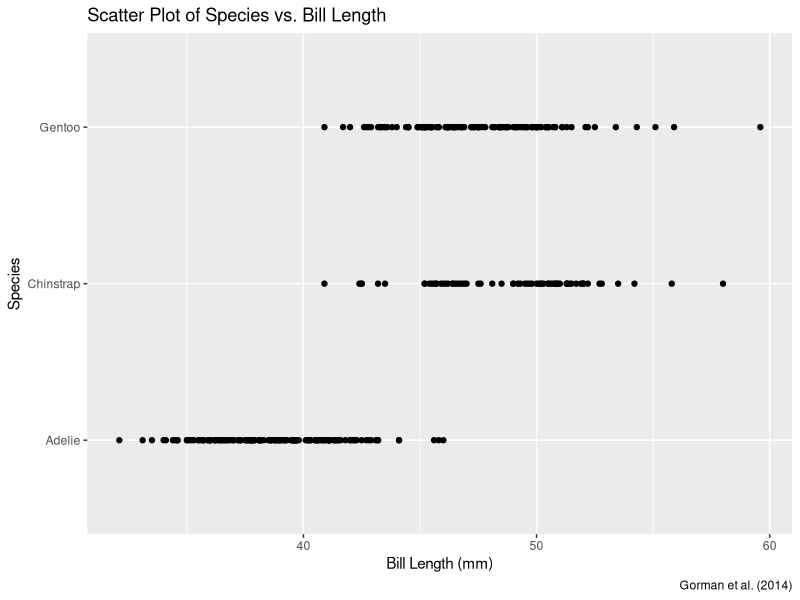
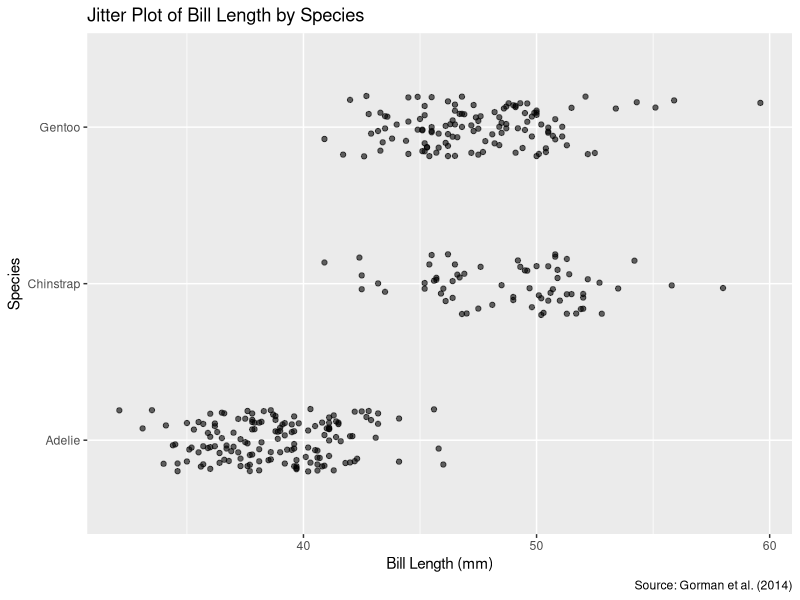

Source code (R) for these figures, in order:
## ---- chunk 1
#| label: load-libraries
#| message: false
library(tidyverse)
library(palmerpenguins)
library(ggplot2)
## ---- chunk 2
#| label: load-data
#| message: false
data("penguins", package = "palmerpenguins")
## ---- chunk 3
#| label: remove-missing
penguins_clean <- drop_na(penguins, bill_length_mm)
## ---- chunk 4
#| label: scatter-plot
#| echo: false
#| fig.width: 10
#| fig.height: 6

ggplot(penguins_clean, aes(x = bill_length_mm, y = species)) +
  geom_point() +
  labs(title = "Scatter Plot of Species vs. Bill Length",
       x = "Bill Length (mm)",
       y = "Species",
       caption = "Gorman et al. (2014)")
## ---- chunk 5
ggplot(penguins_clean, aes(x = bill_length_mm, y = species)) +
  geom_jitter(alpha = 0.6, width = 0, height = 0.2) +
  labs(
    title = "Jitter Plot of Bill Length by Species",
    x = "Bill Length (mm)",
    y = "Species",
    caption = "Source: Gorman et al. (2014)"
  )
